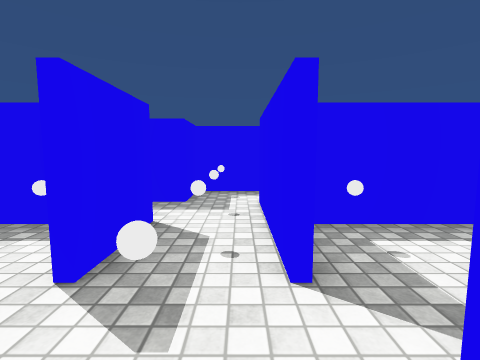
[1] (above)

24 first-person views from a walk through a scene from a Unity 3-D project. The camera is 1.2 m above the floor, tilts 6° down and sees 85° across. The floor is counted in squares, 1 m on a side. Each view is taken from the middle of a square. On the plan, view 1 faces up. The plan holds only what a view shows up to about 12 squares ahead; the rest is blank. Surface patterns are stand-ins for the level's own textures.

[2]
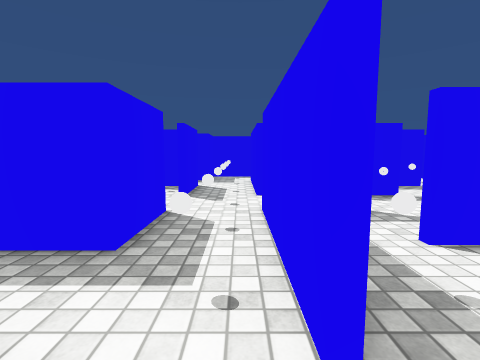

[3]
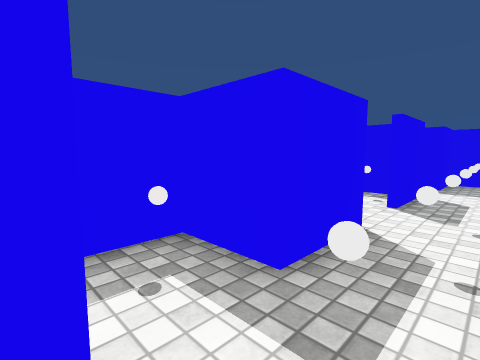

[4]
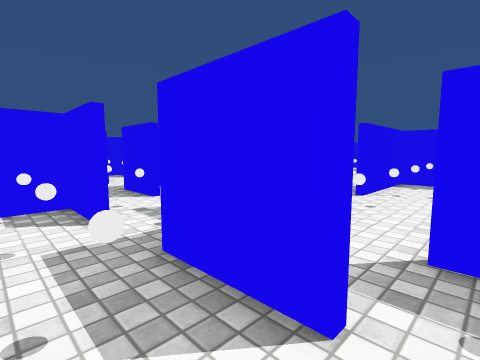

[5]
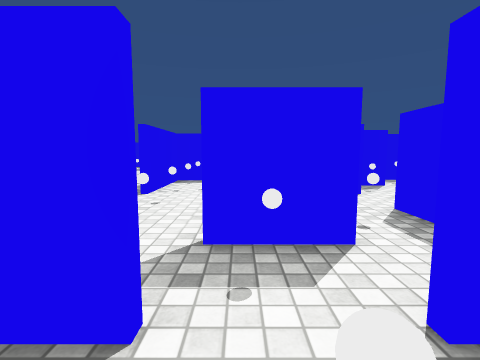

[6]
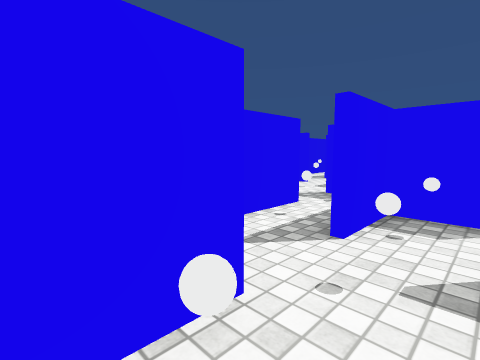

[7]
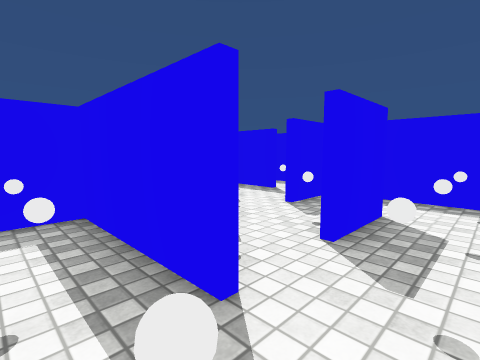

[8]
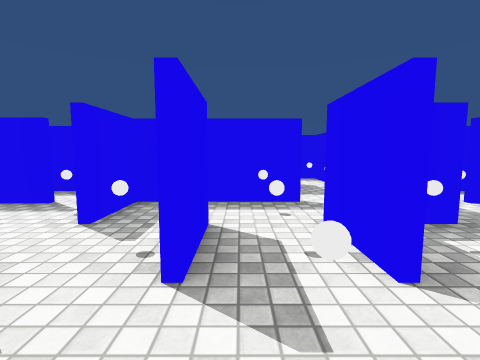

[9]
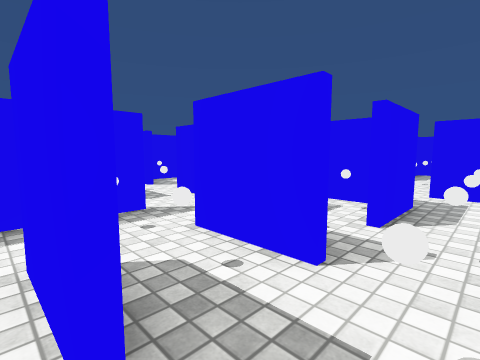

[10]
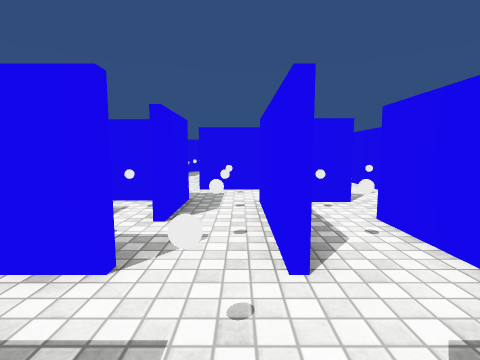

[11]
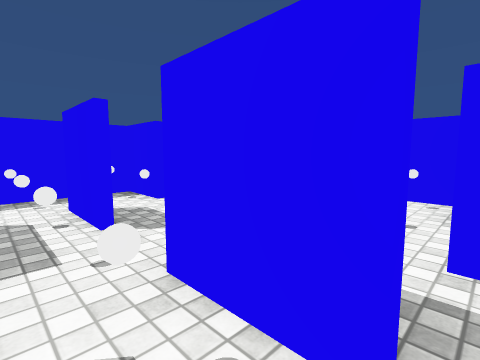

[12]
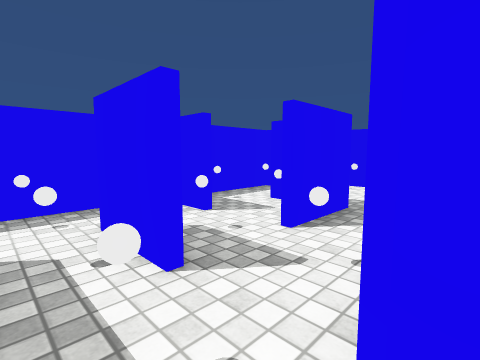

[13]
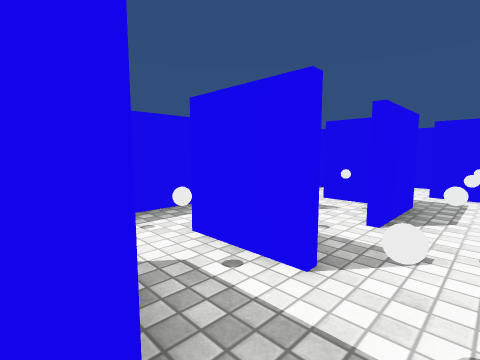

[14]
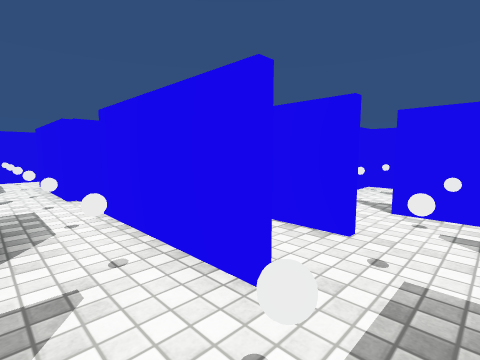

[15]
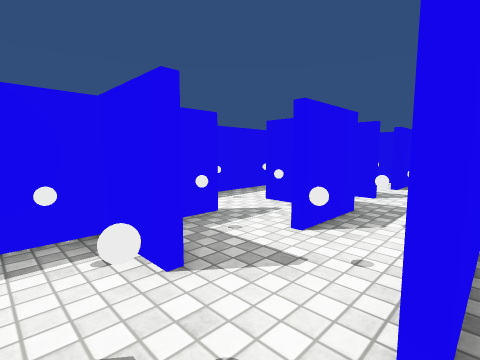

[16]
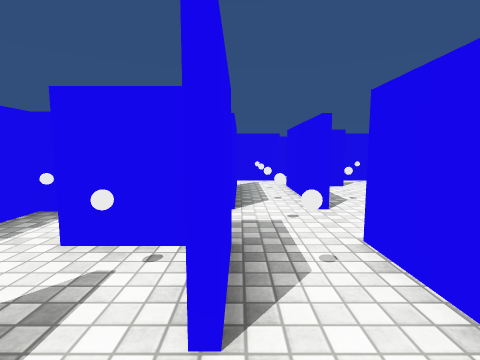

[17]
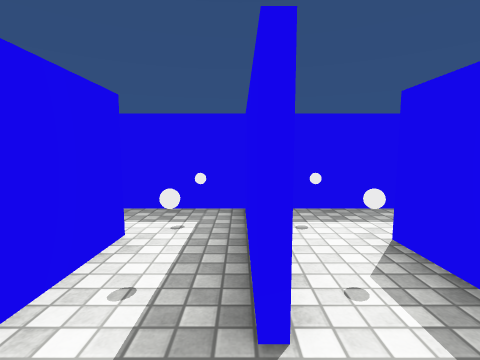

[18]
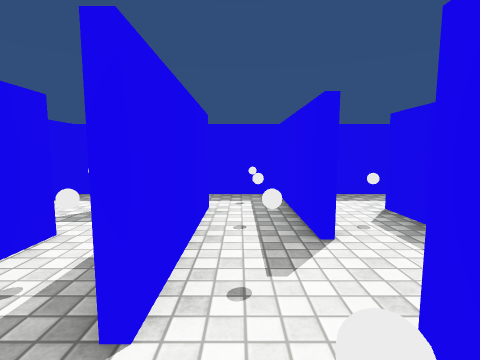

[19]
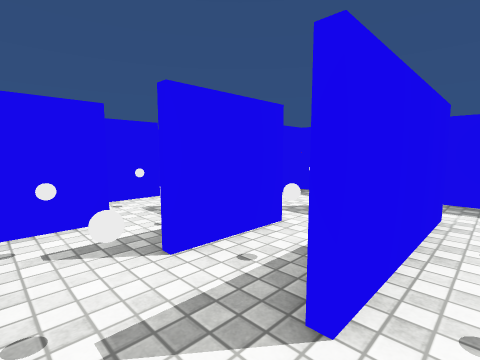

[20]
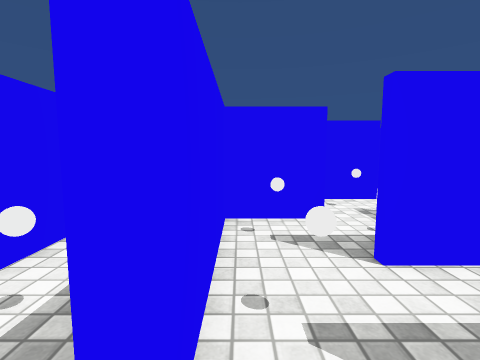

[21]
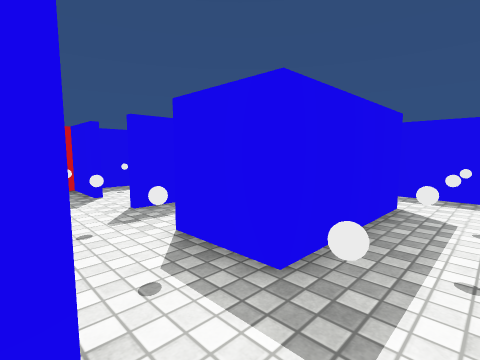

[22]
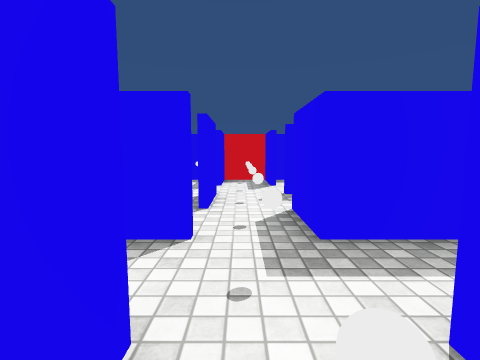

[23]
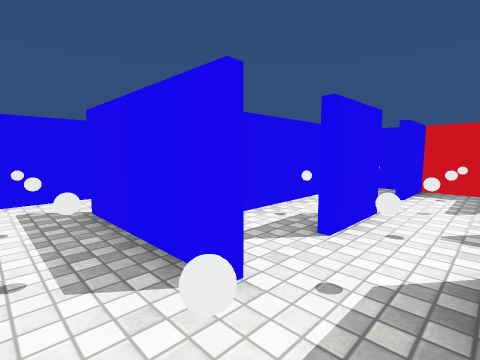

[24]
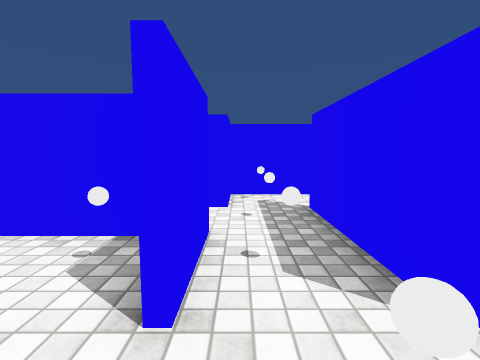

### Floor plan
Points are (right, up) in squares from view 1. A wall is a line through its corners. A room is listed if a view was taken in it or the views show most of it. See-through windows are left out.
Room 1 (views 1, 2, 3, 4, 5)
walls: (-1.5, 0.4) (-1.5, -1.9) (-3.3, -1.9) (-3.3, -3.2); (0.5, 2.2) (0.5, 4.4); (-1.3, -3.6) (-1.3, -5.5) (-0.2, -5.5); (0.5, -3.8) (0.5, 0.5) (2.5, 0.5); (-3.3, 2.5) (-3.3, 0.5); (-1.5, 4.5) (-1.5, 2.2); (4, 4.3) (1.2, 4.3)
ways out: opening at (-0.5, 3.5) to room 16; opening at (-3, -4.5); opening at (-2, -6); opening at (1, -4.5); opening at (3, 1); opening at (3.5, 3)
objects: other object (-1, -3); other object (-1, -1); other object (-1, 1); other object (-1, 3)
Room 2 (view 6)
walls: (-5.5, 6.2) (-5.5, 8.6); (-5.6, 4.5) (-3.4, 4.5); (-7.5, 8.4) (-7.5, 6.2); (-3.2, 8.3) (-4, 8.3)
ways out: opening at (-6.5, 4) to room 3; opening at (-8, 5.5) to room 4; opening at (-6.5, 7.5) to room 14; opening at (-2.5, 5) to room 16; opening at (-3, 7) to room 22
objects: other object (-7, 5); other object (-7, 7); other object (-5, 5); other object (-3, 7)
Room 3 (views 7, 8)
walls: (-5.4, 2.5) (-3.3, 2.5); (-2.1, 4.3) (-5.6, 4.3); (-1.7, 2.2) (-1.7, 3.4)
ways out: opening at (-6.5, 4) to room 2; opening at (-8.5, 3) to room 11
objects: other object (-7, 3); other object (-5, 3); other object (-3, 3)
Room 4 (views 9, 10)
walls: (-9.5, 6.4) (-9.5, 4.5) (-7.5, 4.5); (-7.7, 6.2) (-7.7, 8.4); (-7.5, 10.3) (-9.5, 10.3) (-9.5, 8.2)
ways out: opening at (-8, 5.5) to room 2; opening at (-10, 7.5) to room 5; opening at (-8, 9) to room 14
objects: other object (-9, 5); other object (-9, 7)
Room 5 (views 11, 18, 19, 20, 21, 23, 24)
walls: (-11.5, 3.4) (-11.5, 4.4); (-9.7, 4.5) (-9.7, 5.6); (-13.5, 0.4) (-13.5, -3.8); (-11.7, 6.2) (-11.7, 6.9); (-13.5, 6.4) (-13.5, 2.1); (-11.5, -2) (-11.5, 0.4); (-11.5, 8) (-11.5, 7.4); (-12.2, 8.1) (-14.4, 8.1)
ways out: opening at (-10, 7.5) to room 4; opening at (-11, 8) to room 6; opening at (-14, 7) to room 10; opening at (-11, 1.5) to room 11; opening at (-14, 1) to room 12; opening at (-13, -4); opening at (-10.5, -3)
objects: other object (-13, -3); other object (-13, -1); other object (-13, 1); other object (-13, 3); other object (-13, 5); other object (-13, 7); other object (-11, 5)
Room 6 (views 12, 15)
walls: (-15.6, 8.3) (-11.5, 8.3); (-17.5, 10.1) (-19.6, 10.1); (-11.5, 10.1) (-15.6, 10.1); (-19.4, 8.3) (-17.5, 8.3); (-9.7, 8.2) (-9.7, 10.5)
ways out: opening at (-11, 8) to room 5; opening at (-11, 10) to room 7; opening at (-16.5, 10) to room 8; opening at (-18.5, 9) to room 9; opening at (-16.5, 8) to room 10
objects: other object (-19, 9); other object (-17, 9); other object (-15, 9); other object (-13, 9); other object (-11, 9)
Room 7 (view 13)
walls: (-11.5, 12.1) (-13.6, 12.1); (-9.7, 12.2) (-9.7, 14.4); (-13.4, 10.3) (-11.5, 10.3)
ways out: opening at (-11, 10) to room 6; opening at (-12.5, 11) to room 8; opening at (-10, 11.5) to room 13; opening at (-11, 13.5) to room 23
objects: other object (-13, 11); other object (-11, 11); other object (-11, 13)
Room 8 (view 14)
walls: (-15.7, 12.2) (-15.7, 14.1) (-17, 14.1); (-15.6, 10.3) (-13.4, 10.3); (-13.5, 14.1) (-14.5, 14.1); (-11.7, 13.5) (-11.7, 14.4)
ways out: opening at (-16.5, 10) to room 6; opening at (-12.5, 11) to room 7; opening at (-18, 13); opening at (-13, 14)
objects: other object (-17, 11); other object (-17, 13); other object (-15, 11); other object (-15, 13); other object (-13, 13)
Room 9 (view 16)
walls: (-21.5, 11.4) (-21.5, 9.1); (-17.7, 10.6) (-17.7, 12.4)
ways out: opening at (-18.5, 9) to room 6; opening at (-19, 12)
objects: other object (-21, 9); other object (-19, 11)
Room 10 (view 17)
walls: (-17.5, 8.1) (-21.5, 8.1) (-21.5, 6.4); (-19.8, 6.3) (-15.5, 6.3); (-14.4, 8.1) (-15.6, 8.1)
ways out: opening at (-14, 7) to room 5; opening at (-16.5, 8) to room 6; opening at (-15, 6) to room 17; opening at (-21, 5.5) to room 21
objects: other object (-21, 7); other object (-19, 7); other object (-17, 7); other object (-15, 7)
Room 11 (view 22)
walls: (-9.6, 2.5) (-7.5, 2.5); (-11.3, 0.4) (-11.3, -1.7) (-7.5, -1.7); (-7.5, 4.3) (-11.3, 4.3) (-11.3, 2.2)
ways out: opening at (-8.5, 3) to room 3; opening at (-11, 1.5) to room 5; opening at (-6.5, -2)
objects: other object (-11, 1); other object (-9, -1); other object (-9, 3); other object (-7, -1); other object (-5, -1)
Room 12 (no view inside)
walls: (-17.5, 3.4) (-17.5, 2.2); (-19.5, 2.1) (-21.6, 2.1); (-17.6, 0.3) (-15.5, 0.3); (-15.6, 2.3) (-13.7, 2.3) (-13.7, 4.5); (-21.5, 2) (-21.5, 0.3) (-19.5, 0.3); (-13.5, 2.1) (-15.6, 2.1)
ways out: opening at (-14, 1) to room 5; opening at (-18.5, 0) to room 15; opening at (-19, 4) to room 17; opening at (-15, 4) to room 17; opening at (-15, 0) to room 19; opening at (-20, 3.5) to room 21
objects: other object (-21, 1); other object (-19, 1); other object (-17, 1); other object (-15, 1); other object (-15, 3)
Room 13 (no view inside)
walls: (-7.7, 14.2) (-7.7, 16.1) (-10.4, 16.1); (-5.5, 13) (-5.5, 14.4); (-9.7, 10.5) (-7.5, 10.5)
ways out: opening at (-10, 11.5) to room 7; opening at (-6.5, 11) to room 18; opening at (-5, 15) to room 20; opening at (-10, 15) to room 23
objects: other object (-9, 11); other object (-9, 13); other object (-9, 15); other object (-7, 13); other object (-7, 15)
Room 14 (no view inside)
walls: (-5.5, 10.3) (-7.5, 10.3); (-3.5, 8.6) (-3.5, 10.5)
ways out: opening at (-6.5, 7.5) to room 2; opening at (-8, 9) to room 4; opening at (-4.5, 10) to room 18
objects: other object (-7, 9); other object (-5, 9)
Room 15 (no view inside)
walls: (-19, -1.7) (-17.5, -1.7); (-21.5, -0.4) (-21.5, -1.1)
ways out: opening at (-18.5, 0) to room 12; opening at (-16.5, -1) to room 19
Room 16 (no view inside)
walls: (-1.3, 6.3) (-3.6, 6.3); (0.5, 4.4) (0.5, 6.4); (-3.4, 4.5) (-1.5, 4.5)
ways out: opening at (-0.5, 3.5) to room 1; opening at (-2.5, 5) to room 2; opening at (0, 6) to room 24
objects: other object (-3, 5); other object (-1, 5)
Room 17 (no view inside)
walls: (-17.8, 4.3) (-15.5, 4.3); (-13.7, 4.5) (-13.7, 6.4)
ways out: opening at (-15, 6) to room 10; opening at (-19, 4) to room 12; opening at (-15, 4) to room 12
objects: other object (-17, 5); other object (-15, 5)
Room 18 (no view inside)
walls: (-5.2, 12.3) (-7.6, 12.3); (-3.5, 10.5) (-3.5, 12.4); (-7.5, 10.5) (-5.5, 10.5)
ways out: opening at (-6.5, 11) to room 13; opening at (-4.5, 10) to room 14; opening at (-4, 12) to room 20
objects: other object (-7, 11); other object (-5, 11)
Room 19 (no view inside)
walls: (-17.5, -1.7) (-15.8, -1.7)
ways out: opening at (-15, 0) to room 12; opening at (-16.5, -1) to room 15
objects: other object (-17, -1)
Room 20 (no view inside)
walls: (-3.5, 14.2) (-3.5, 16.1) (-6.1, 16.1)
ways out: opening at (-5, 15) to room 13; opening at (-4, 12) to room 18; opening at (-3, 13.5)
objects: other object (-5, 15)
Room 21 (no view inside)
walls: (-21.5, 3.9) (-21.5, 2); (-21.5, 6.4) (-21.5, 5.5); (-21.6, 2.3) (-20.5, 2.3)
ways out: opening at (-21, 5.5) to room 10; opening at (-20, 3.5) to room 12
objects: other object (-21, 3)
Room 22 (no view inside)
walls: (-1.5, 7.1) (-1.5, 8.2)
ways out: opening at (-3, 7) to room 2; opening at (-2, 8)
Room 23 (no view inside)
walls: (-10.4, 16.1) (-11.9, 16.1)
ways out: opening at (-11, 13.5) to room 7; opening at (-10, 15) to room 13; opening at (-12, 15)
objects: other object (-11, 15)
Room 24 (no view inside)
walls: (0.6, 8.1) (-1.3, 8.1) (-1.3, 6.3)
ways out: opening at (0, 6) to room 16; opening at (1, 7)

Where each view was taken, in squares from view 1:
view 1: 0 up, 0 right, facing up
view 2: 5 down, 0 right, facing up
view 3: 4 down, 0 right, facing up-left
view 4: 1 up, 0 right, facing down-left
view 5: 1 up, 0 right, facing left
view 6: 6 up, 4 left, facing down-left
view 7: 3 up, 6 left, facing up-left
view 8: 4 up, 7 left, facing up
view 9: 5 up, 8 left, facing up-right
view 10: 5 up, 8 left, facing right
view 11: 8 up, 11 left, facing up-right
view 12: 10 up, 11 left, facing up-right
view 13: 11 up, 12 left, facing up-right
view 14: 12 up, 17 left, facing down-right
view 15: 10 up, 17 left, facing up-right
view 16: 10 up, 21 left, facing right
view 17: 8 up, 16 left, facing left
view 18: 7 up, 14 left, facing left
view 19: 7 up, 14 left, facing down-left
view 20: 7 up, 14 left, facing down
view 21: 0 up, 12 left, facing up-left
view 22: 1 up, 10 left, facing left
view 23: 2 up, 12 left, facing down-left
view 24: 2 up, 12 left, facing down
